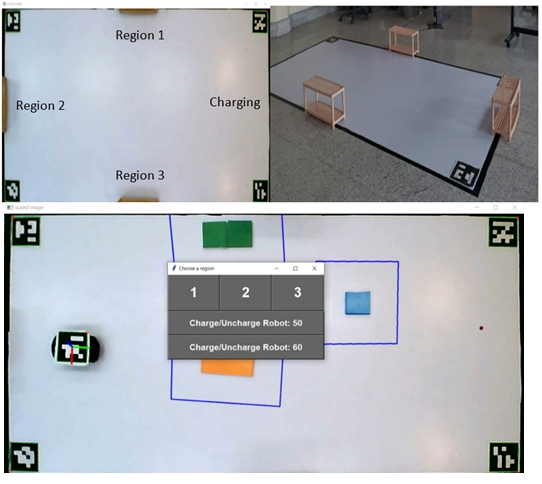
#> input picture 1.png, 542 x 484 px; its folder holds only this picture in this run
$ python -i ObjectDetector.py   (imports and definitions only)
#> lines starting #> are read from the running program, lines starting #| are printed output that depends on the picture; after the words box and inside, x2 and y2 are one past the last pixel; in counts of white or black regions, pixels touching at a corner belong together
#> further down, picture is the input picture: shape (484, 542, 3); mean B, G, R 179.9, 174.4, 170.9
import cv2
import numpy as np
from Frames_work import AStar_frame

'''
This function for scaling and displaying multi frames in a single
frame for debugging and showing the result of each stage

'''
# [31 lines left out: function stackImages, not called in this run]


'''
This function will take an image and apply some filter on it to improve the detection
'''
def preProcessing(img):
    imgBlur = cv2.GaussianBlur(img, (5, 5), 1)
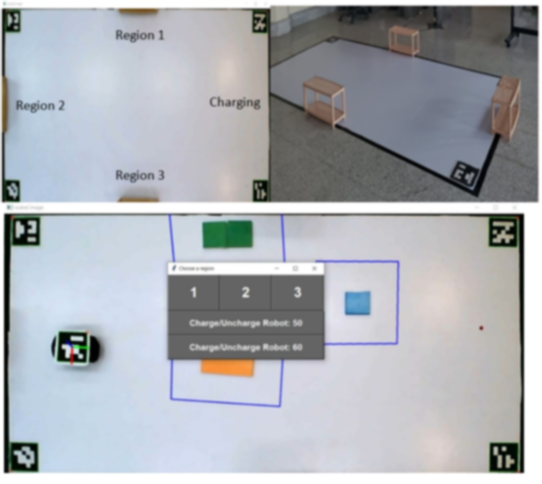
#> imgBlur: shape (484, 542, 3); mean B, G, R 179.9, 174.4, 170.9
    imgCanny = cv2.Canny(imgBlur, 220, 220)
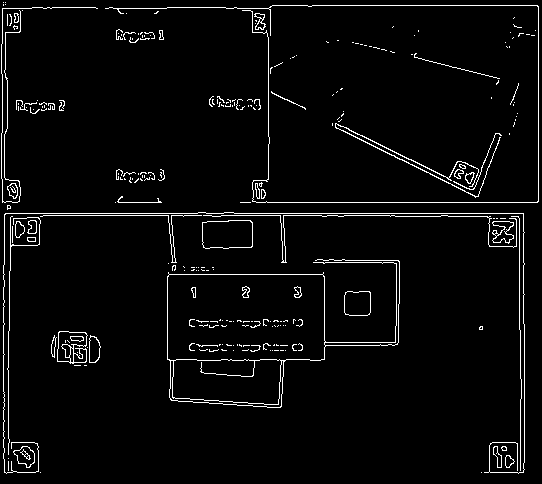
#> imgCanny: shape (484, 542); 3.6% white in thin lines or dots
    kernel = np.ones((5, 5))
    imgDial = cv2.dilate(imgCanny, kernel, iterations=2)
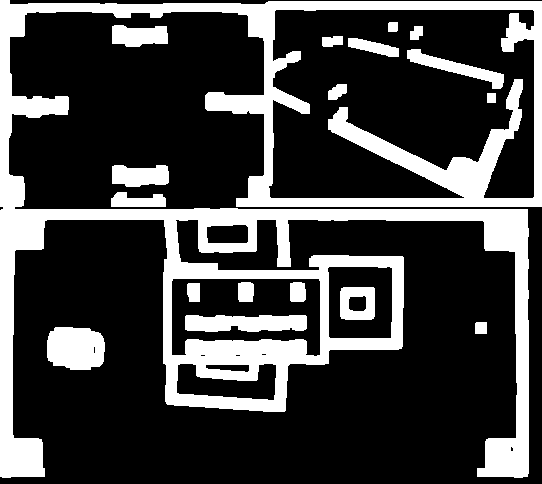
#> imgDial: shape (484, 542); 25.3% white; 18 white regions, largest, box (x1, y1, x2, y2) and area: (0, 0, 542, 478) 55377, (47, 327, 105, 370) 2152, (185, 315, 307, 332) 1811
    imgThres = cv2.erode(imgDial, kernel, iterations=1)
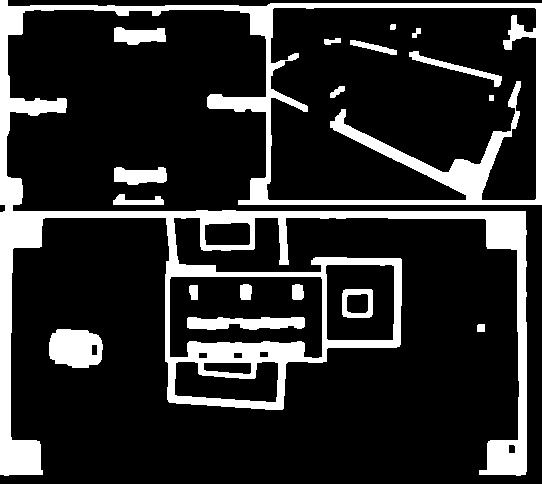
#> imgThres: shape (484, 542); 17.4% white; 18 white regions, largest, box (x1, y1, x2, y2) and area: (0, 0, 542, 476) 38765, (49, 329, 103, 368) 1720, (187, 317, 305, 330) 1207
    return imgThres

'''
This function will detect the object on the frame that was taken in the agreement and return
a NumPy array with objects that have been detected
'''
# [54 lines left out: function detect_objects, not called in this run]

>>> import cv2
>>> picture = cv2.imread('1.png')
>>> result = preProcessing(picture)

$ run again, on 2.png
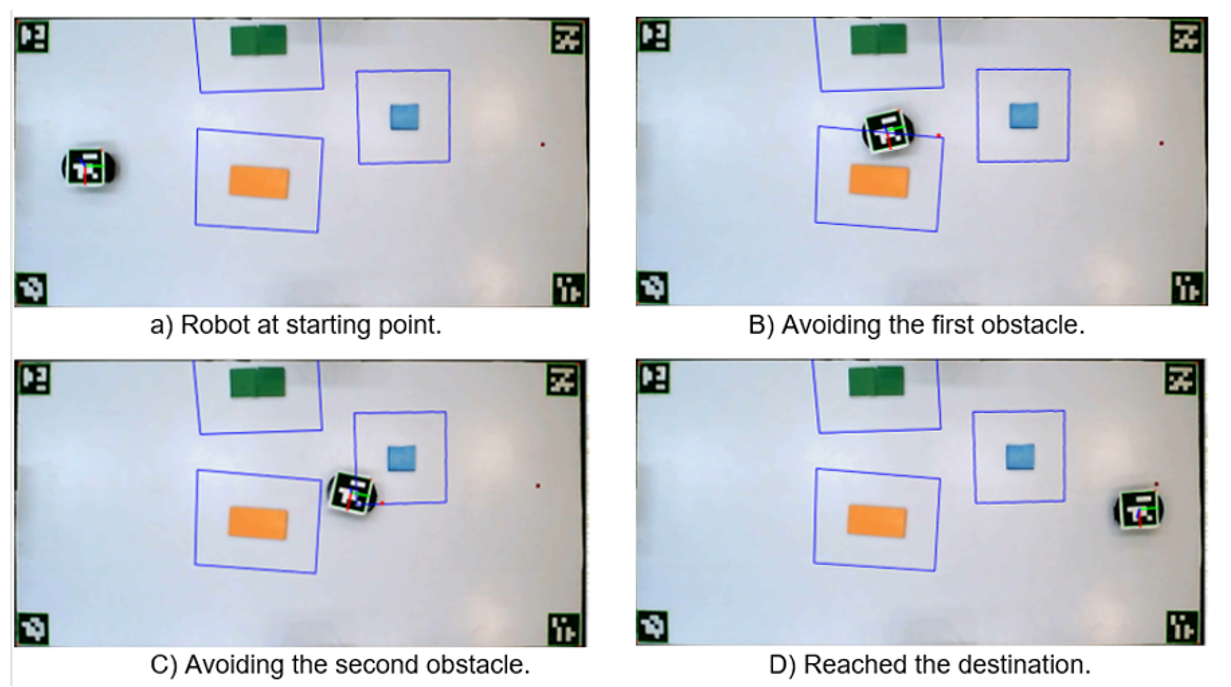
#> input picture 2.png, 1231 x 687 px
#> picture is the input picture: shape (687, 1231, 3); mean B, G, R 212, 205.7, 201.6
#> in preProcessing, `imgCanny = cv2.Canny(imgBlur, 220, 220)`:
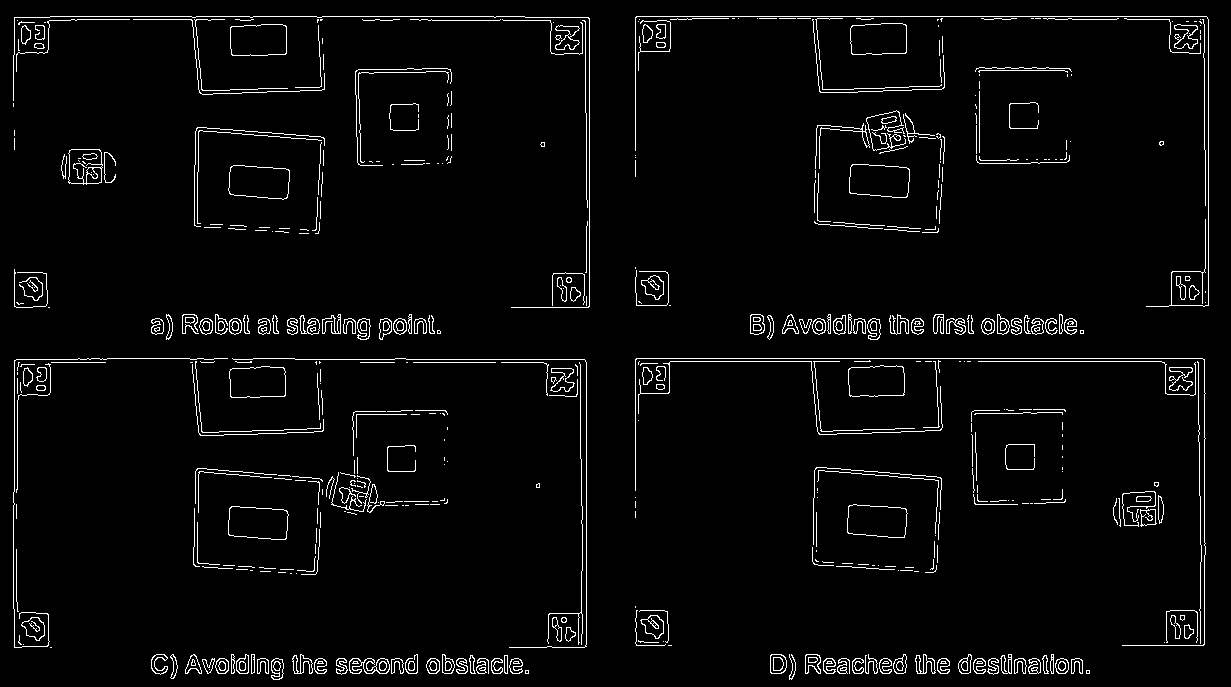
#> imgCanny: shape (687, 1231); 3.4% white in thin lines or dots
#> imgDial: shape (687, 1231); 21.6% white; 39 white regions, largest, box (x1, y1, x2, y2) and area: (9, 354, 591, 679) 28824, (631, 354, 1210, 650) 20869, (9, 12, 594, 312) 20055
#> in preProcessing, `imgThres = cv2.erode(imgDial, kernel, iterations=1)`:
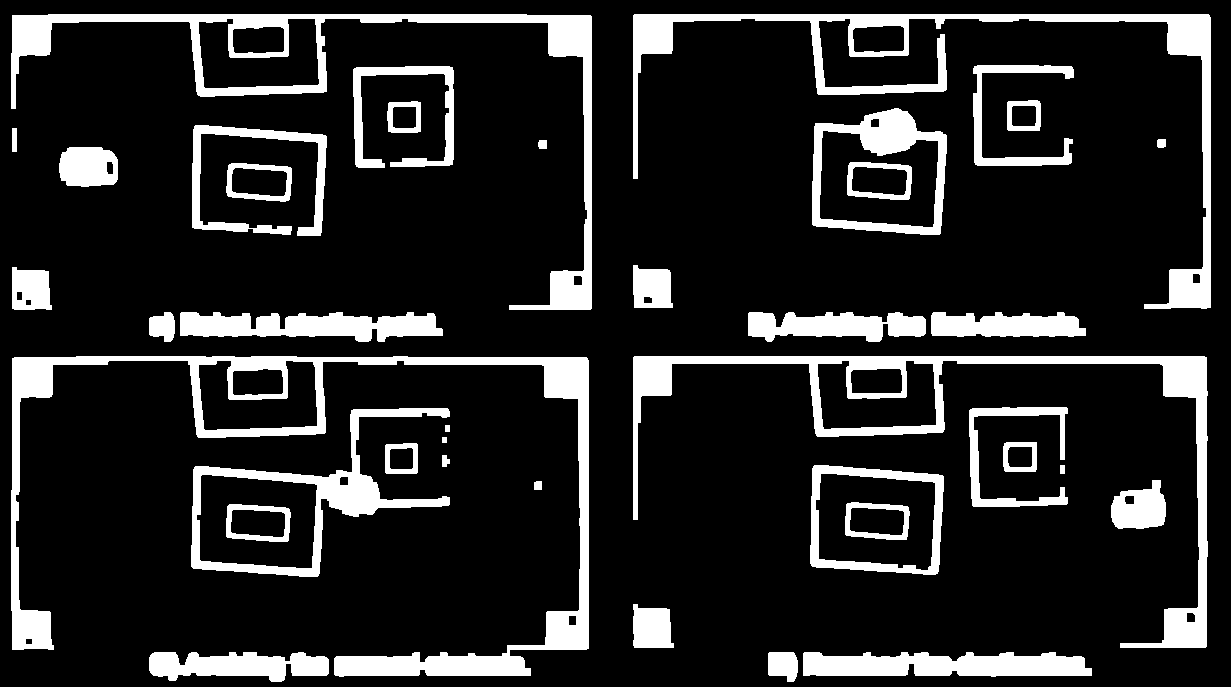
#> imgThres: shape (687, 1231); 15.4% white; 39 white regions, largest, box (x1, y1, x2, y2) and area: (11, 356, 589, 677) 21092, (633, 356, 1208, 648) 14873, (11, 14, 592, 310) 14225

$ run again, on 3.png
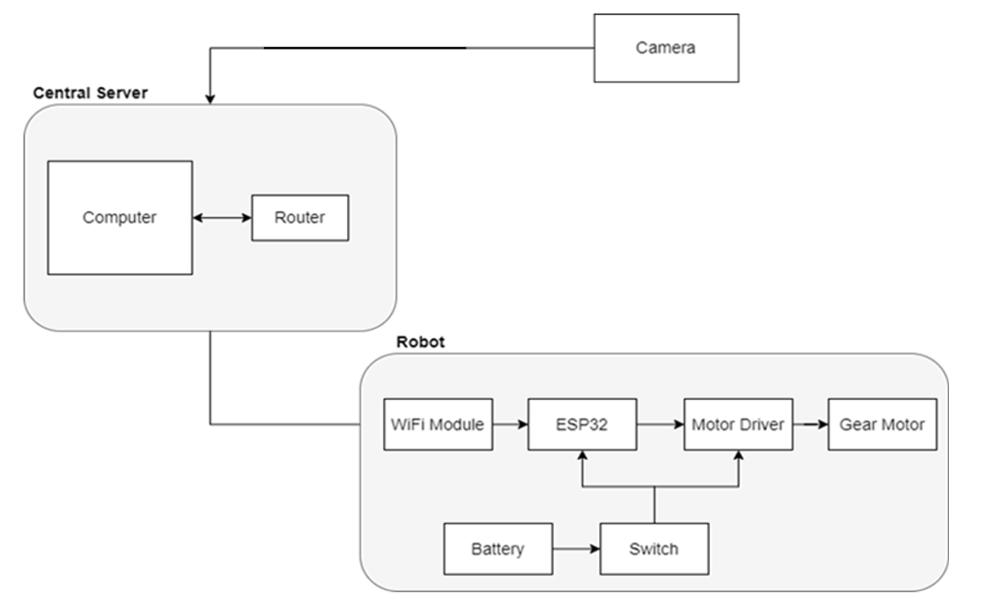
#> input picture 3.png, 993 x 608 px
#> picture is the input picture: shape (608, 993, 3); min 0, max 255, mean 247.8
#> in preProcessing, `imgCanny = cv2.Canny(imgBlur, 220, 220)`:
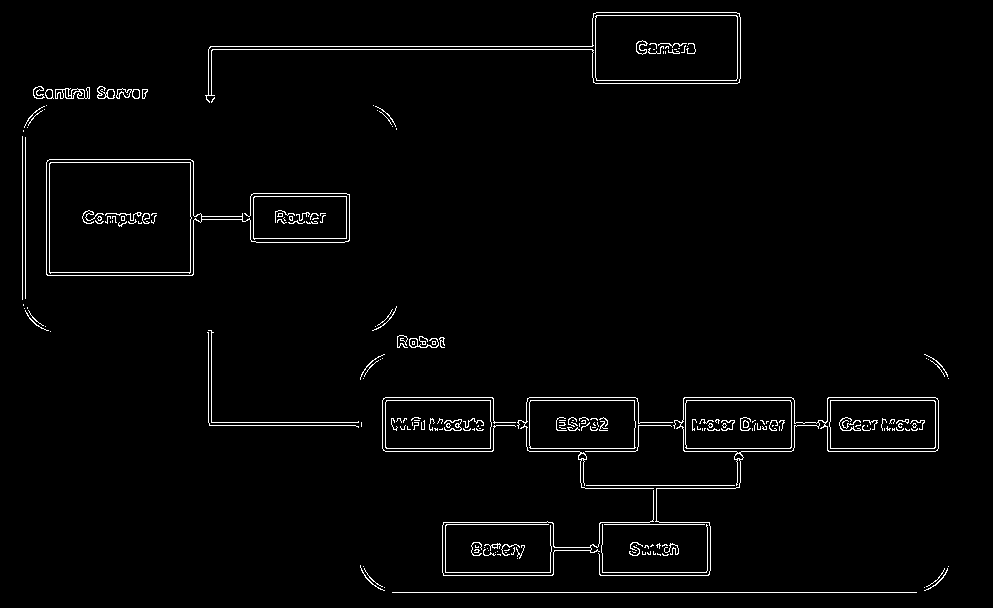
#> imgCanny: shape (608, 993); 2.2% white in thin lines or dots, all inside (x1, y1, x2, y2) = (22, 12, 949, 593)
#> imgDial: shape (608, 993); 13.2% white; 17 white regions, largest, box (x1, y1, x2, y2) and area: (378, 393, 943, 580) 32971, (201, 8, 745, 107) 10402, (42, 155, 354, 280) 10291
#> in preProcessing, `imgThres = cv2.erode(imgDial, kernel, iterations=1)`:
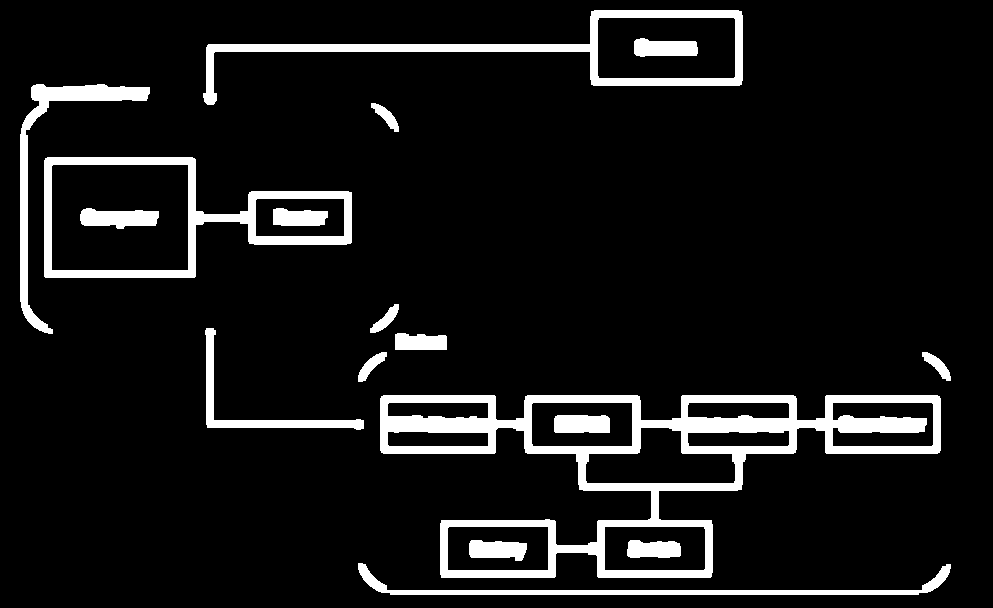
#> imgThres: shape (608, 993); 8.9% white; 17 white regions, largest, box (x1, y1, x2, y2) and area: (380, 395, 941, 578) 22919, (44, 157, 352, 278) 6943, (203, 10, 743, 105) 6926
